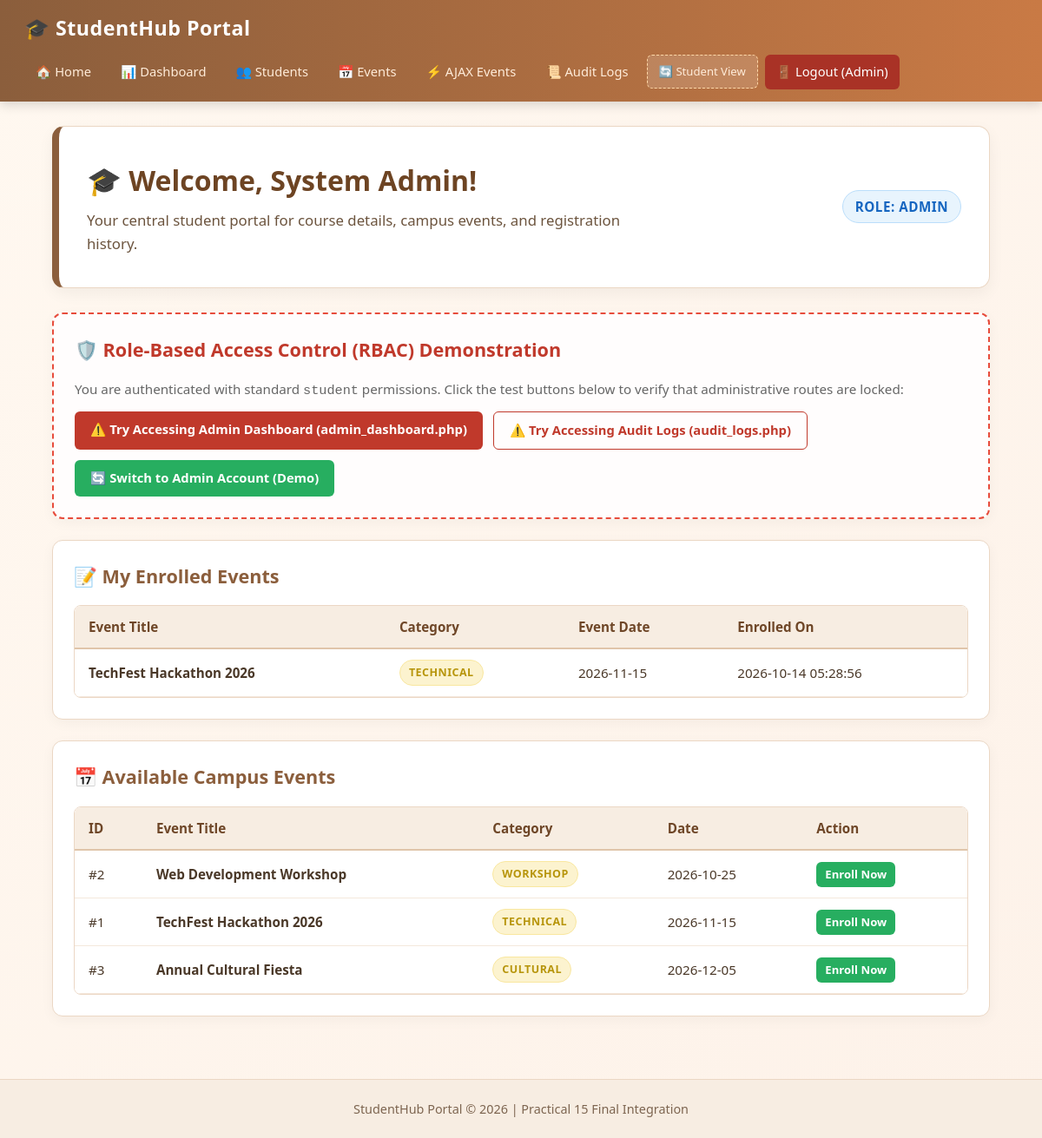
Page /PAGES/dashboard.php (signed in) on the committed database.
### tables this page shows
CREATE TABLE IF NOT EXISTS registrations (
    registration_id INT AUTO_INCREMENT PRIMARY KEY,
    student_id INT NOT NULL,
    event_id INT NOT NULL,
    registration_date TIMESTAMP DEFAULT CURRENT_TIMESTAMP,
    FOREIGN KEY (student_id) REFERENCES students(student_id) ON DELETE CASCADE,
    FOREIGN KEY (event_id) REFERENCES events(event_id) ON DELETE CASCADE
);

CREATE TABLE IF NOT EXISTS events (
    event_id INT AUTO_INCREMENT PRIMARY KEY,
    title VARCHAR(150) NOT NULL,
    category VARCHAR(50) NOT NULL,
    description TEXT,
    event_date DATE NOT NULL,
    poster VARCHAR(255) DEFAULT NULL,
    created_at TIMESTAMP DEFAULT CURRENT_TIMESTAMP
);

### PAGES/dashboard.php (the view, shortened to what this page needs)
<?php
require_once 'db_connect.php';
$student_id = (int)($_SESSION['student_id'] ?? 0);
$student_name = $_SESSION['full_name'] ?? 'Student';
$student_role = $_SESSION['role'] ?? 'student';
$my_events_q = mysqli_query($conn, "
    SELECT e.event_id, e.title, e.category, e.event_date, r.registration_date
    FROM registrations r
    JOIN events e ON r.event_id = e.event_id
    WHERE r.student_id = $student_id
    ORDER BY r.registration_date DESC
");
$all_events_q = mysqli_query($conn, "SELECT * FROM events ORDER BY event_date ASC");
?>
<!doctype html>
<html lang="en">
<head>
  <link rel="stylesheet" href="../CSS/style.css" />
</head>
<body>
  <?php include 'navbar.php'; ?>
  <main>
    <div class="hero">
      <div>
        <h1>🎓 Welcome, <?php echo htmlspecialchars($student_name); ?>!</h1>
        <p>Your central student portal for course details, campus events, and registration history.</p>
      </div>
      <div>
        <span class="badge badge-student" style="font-size: 0.95rem; padding: 6px 14px;">
          Role: <?php echo htmlspecialchars(strtoupper($student_role)); ?>
        </span>
      </div>
    </div>
    <div class="card" style="border: 2px dashed #e74c3c; background: #fffdfd;">
      <h2 style="color: #c0392b;">🛡️ Role-Based Access Control (RBAC) Demonstration</h2>
      <p style="color: #666; font-size: 0.95rem;">
        You are authenticated with standard <code>student</code> permissions. Click the test buttons below to verify that administrative routes are locked:
      </p>
      <div style="display: flex; gap: 12px; margin-top: 12px; flex-wrap: wrap;">
        <a href="admin_dashboard.php" class="btn btn-danger">
          ⚠️ Try Accessing Admin Dashboard (admin_dashboard.php)
        </a>
        <a href="audit_logs.php" class="btn btn-outline" style="border-color: #c0392b; color: #c0392b;">
          ⚠️ Try Accessing Audit Logs (audit_logs.php)
        </a>
        <a href="login.php?demo=admin" class="btn btn-success">
          🔄 Switch to Admin Account (Demo)
        </a>
      </div>
    </div>
    <div class="card">
      <h2>📝 My Enrolled Events</h2>
      <div class="table-responsive">
        <table>
          <thead>
            <tr>
              <th>Event Title</th>
              <th>Category</th>
              <th>Event Date</th>
              <th>Enrolled On</th>
            </tr>
          </thead>
          <tbody>
            <?php if ($my_events_q && mysqli_num_rows($my_events_q) > 0): ?>
              <?php while ($my_evt = mysqli_fetch_assoc($my_events_q)): ?>
                <tr>
                  <td><strong><?php echo htmlspecialchars($my_evt['title']); ?></strong></td>
                  <td><span class="badge badge-action"><?php echo htmlspecialchars($my_evt['category']); ?></span></td>
                  <td><?php echo htmlspecialchars($my_evt['event_date']); ?></td>
                  <td><?php echo htmlspecialchars($my_evt['registration_date']); ?></td>
                </tr>
              <?php endwhile; ?>
            <?php endif; ?>
          </tbody>
        </table>
      </div>
    </div>
    <div class="card">
      <h2>📅 Available Campus Events</h2>
      <div class="table-responsive">
        <table>
          <thead>
            <tr>
              <th>ID</th>
              <th>Event Title</th>
              <th>Category</th>
              <th>Date</th>
              <th>Action</th>
            </tr>
          </thead>
          <tbody>
            <?php if ($all_events_q && mysqli_num_rows($all_events_q) > 0): ?>
              <?php while ($evt = mysqli_fetch_assoc($all_events_q)): ?>
                <tr>
                  <td>#<?php echo $evt['event_id']; ?></td>
                  <td><strong><?php echo htmlspecialchars($evt['title']); ?></strong></td>
                  <td><span class="badge badge-action"><?php echo htmlspecialchars($evt['category']); ?></span></td>
                  <td><?php echo htmlspecialchars($evt['event_date']); ?></td>
                  <td>
                    <a href="dashboard.php?register_event=<?php echo $evt['event_id']; ?>" class="btn btn-success" style="font-size: 0.82rem; padding: 4px 10px;">
                      Enroll Now
                    </a>
                  </td>
                </tr>
              <?php endwhile; ?>
            <?php else: ?>
              <tr>
                <td colspan="5" style="text-align: center; color: #888; padding: 20px;">No events listed yet.</td>
              </tr>
            <?php endif; ?>
          </tbody>
        </table>
      </div>
    </div>
  </main>
  <footer>
    <p>StudentHub Portal &copy; 2026 | Practical 15 Final Integration</p>
  </footer>
</body>
</html>

### CSS/style.css (style rules this page uses)
* { box-sizing: border-box; margin: 0; padding: 0; }
body { font-family: "Segoe UI", Arial, Helvetica, sans-serif; background: linear-gradient(135deg, #fff8f0 0%, #fdf2e9 100%); color: #3a2a1a; min-height: 100vh; display: flex; flex-direction: column; line-height: 1.6; }
main { flex: 1; padding: 28px 20px 48px; max-width: 1120px; margin: 0 auto; width: 100%; }
.hero { background: #ffffff; border: 1px solid #ebd7c4; border-radius: 14px; padding: 36px 32px; margin-bottom: 28px; box-shadow: 0 6px 18px rgba(0, 0, 0, 0.05); border-left: 8px solid #8b5e3c; display: flex; justify-content: space-between; align-items: center; flex-wrap: wrap; gap: 20px; }
.hero h1 { font-size: 2rem; color: #6d4423; margin-bottom: 8px; }
.hero p { color: #6c543e; font-size: 1.05rem; max-width: 650px; }
.card { background: #ffffff; padding: 24px; border: 1px solid #ebd7c4; border-radius: 12px; box-shadow: 0 4px 15px rgba(0, 0, 0, 0.04); margin-bottom: 24px; }
.card h2 { color: #8b5e3c; margin-top: 0; margin-bottom: 16px; display: flex; align-items: center; gap: 10px; font-size: 1.35rem; }
.table-responsive { overflow-x: auto; border-radius: 8px; border: 1px solid #ebd7c4; }
table { width: 100%; border-collapse: collapse; background: #ffffff; font-size: 0.95rem; }
th { background: #f7ede2; color: #6e4627; padding: 12px 16px; text-align: left; font-weight: 600; border-bottom: 2px solid #e0c5aa; }
td { padding: 12px 16px; border-bottom: 1px solid #f4e8dc; color: #4a3828; }
.badge { display: inline-block; padding: 4px 10px; border-radius: 50px; font-size: 0.78rem; font-weight: 600; text-transform: uppercase; letter-spacing: 0.5px; }
.badge-student { background: #e8f4fd; color: #1565c0; border: 1px solid #bbdefb; }
.badge-action { background: #fcf3cf; color: #b7950b; border: 1px solid #f9e79f; }
.btn { display: inline-block; padding: 9px 18px; border-radius: 6px; text-decoration: none; font-weight: 600; cursor: pointer; border: none; font-size: 0.92rem; transition: all 0.2s ease; text-align: center; }
.btn-success { background: #27ae60; color: #ffffff; }
.btn-danger { background: #c0392b; color: #ffffff; }
.btn-outline { background: transparent; color: #8b5e3c; border: 1px solid #8b5e3c; }
footer { background: #f7ede2; border-top: 1px solid #ebd7c4; padding: 22px 20px; text-align: center; color: #7d6550; font-size: 0.9rem; }

### rows in the picture
registrations: event.title "TechFest Hackathon 2026", event.category "TECHNICAL", event.event_date "2026-11-15", registration_date "2026-10-14 05:28:56"
events: event_id "2", title "Web Development Workshop", category "WORKSHOP", event_date "2026-10-25"
events: event_id "1", title "TechFest Hackathon 2026", category "TECHNICAL", event_date "2026-11-15"
events: event_id "3", title "Annual Cultural Fiesta", category "CULTURAL", event_date "2026-12-05"

### other values in the picture
$student_name "System Admin"
$student_role "ADMIN"
